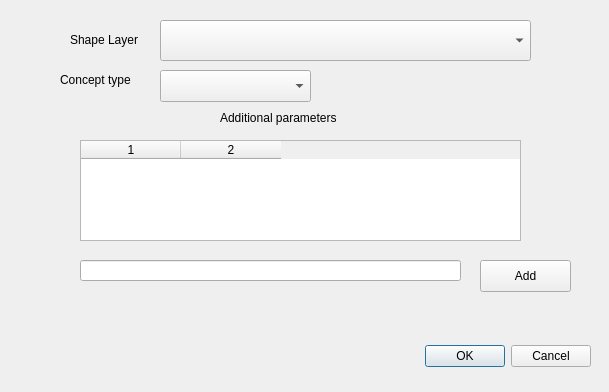
<?xml version="1.0" encoding="UTF-8"?>
<ui version="4.0">
 <class>CmrQgisDialogBase</class>
 <widget class="QDialog" name="CmrQgisDialogBase">
  <property name="geometry">
   <rect>
    <x>0</x>
    <y>0</y>
    <width>609</width>
    <height>392</height>
   </rect>
  </property>
  <property name="windowTitle">
   <string>CMR Search</string>
  </property>
  <widget class="QDialogButtonBox" name="button_box">
   <property name="geometry">
    <rect>
     <x>250</x>
     <y>340</y>
     <width>341</width>
     <height>32</height>
    </rect>
   </property>
   <property name="orientation">
    <enum>Qt::Horizontal</enum>
   </property>
   <property name="standardButtons">
    <set>QDialogButtonBox::Cancel|QDialogButtonBox::Ok</set>
   </property>
  </widget>
  <widget class="QComboBox" name="comboBox">
   <property name="geometry">
    <rect>
     <x>160</x>
     <y>20</y>
     <width>371</width>
     <height>41</height>
    </rect>
   </property>
  </widget>
  <widget class="QLabel" name="label">
   <property name="geometry">
    <rect>
     <x>70</x>
     <y>30</y>
     <width>81</width>
     <height>20</height>
    </rect>
   </property>
   <property name="text">
    <string>Shape Layer</string>
   </property>
  </widget>
  <widget class="QLabel" name="label_2">
   <property name="geometry">
    <rect>
     <x>220</x>
     <y>110</y>
     <width>141</width>
     <height>16</height>
    </rect>
   </property>
   <property name="text">
    <string>Additional parameters</string>
   </property>
  </widget>
  <widget class="QLineEdit" name="lineEdit">
   <property name="geometry">
    <rect>
     <x>80</x>
     <y>260</y>
     <width>381</width>
     <height>21</height>
    </rect>
   </property>
   <property name="clearButtonEnabled">
    <bool>true</bool>
   </property>
  </widget>
  <widget class="QPushButton" name="addButton">
   <property name="geometry">
    <rect>
     <x>480</x>
     <y>260</y>
     <width>91</width>
     <height>32</height>
    </rect>
   </property>
   <property name="text">
    <string>Add</string>
   </property>
  </widget>
  <widget class="QTableWidget" name="tableWidget">
   <property name="geometry">
    <rect>
     <x>80</x>
     <y>140</y>
     <width>441</width>
     <height>101</height>
    </rect>
   </property>
   <property name="columnCount">
    <number>2</number>
   </property>
   <column/>
   <column/>
  </widget>
  <widget class="QComboBox" name="comboBoxConceptType">
   <property name="geometry">
    <rect>
     <x>160</x>
     <y>70</y>
     <width>151</width>
     <height>32</height>
    </rect>
   </property>
  </widget>
  <widget class="QLabel" name="label_3">
   <property name="geometry">
    <rect>
     <x>60</x>
     <y>70</y>
     <width>81</width>
     <height>20</height>
    </rect>
   </property>
   <property name="text">
    <string>Concept type</string>
   </property>
  </widget>
 </widget>
 <resources/>
 <connections>
  <connection>
   <sender>button_box</sender>
   <signal>accepted()</signal>
   <receiver>CmrQgisDialogBase</receiver>
   <slot>accept()</slot>
   <hints>
    <hint type="sourcelabel">
     <x>20</x>
     <y>20</y>
    </hint>
    <hint type="destinationlabel">
     <x>20</x>
     <y>20</y>
    </hint>
   </hints>
  </connection>
  <connection>
   <sender>button_box</sender>
   <signal>rejected()</signal>
   <receiver>CmrQgisDialogBase</receiver>
   <slot>reject()</slot>
   <hints>
    <hint type="sourcelabel">
     <x>20</x>
     <y>20</y>
    </hint>
    <hint type="destinationlabel">
     <x>20</x>
     <y>20</y>
    </hint>
   </hints>
  </connection>
 </connections>
</ui>
